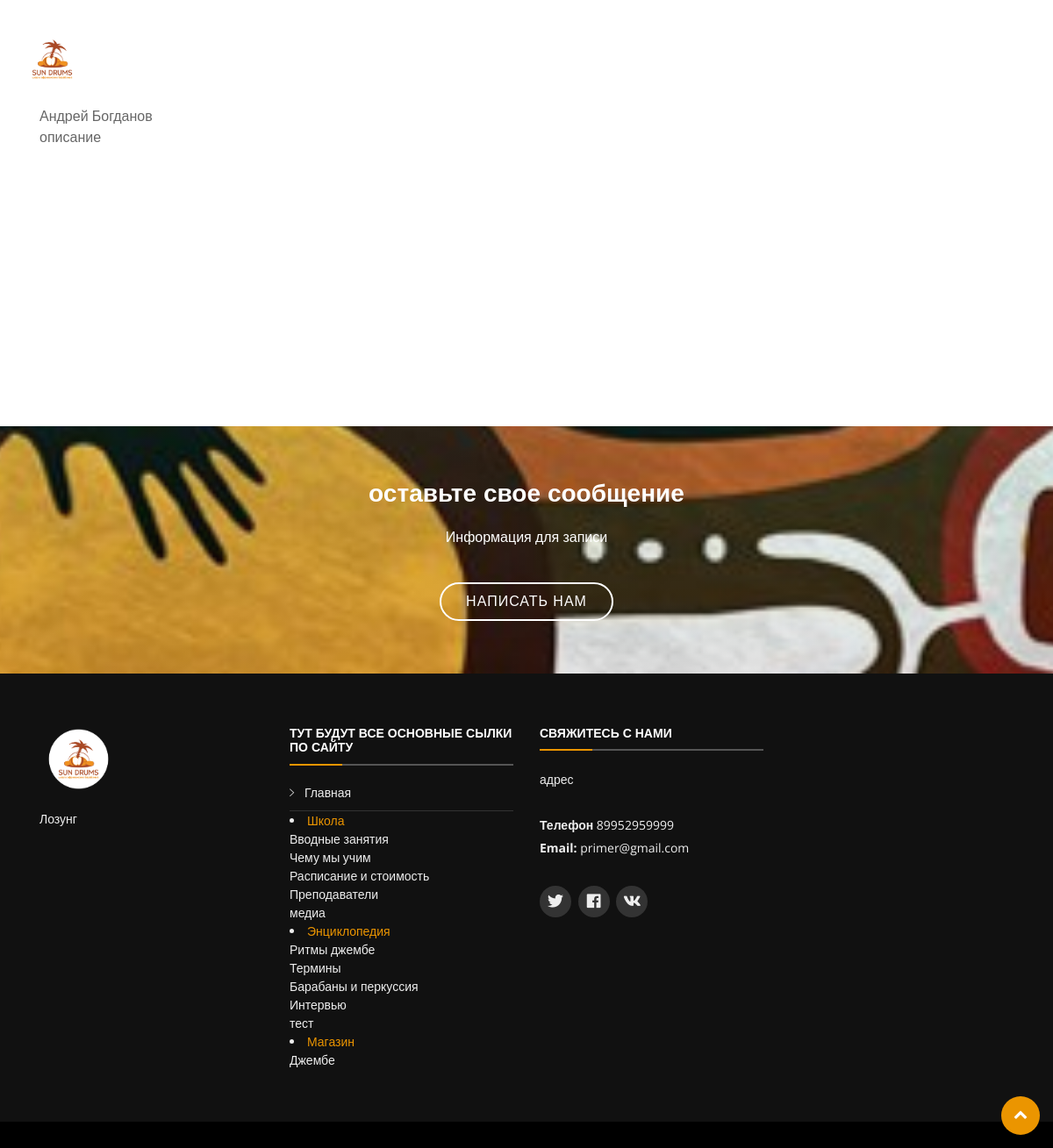
The page /tipe_kurs_page/1/ on the database its author committed.
### sundrums_admin/models.py (models this page shows, shortened)
class tipe_kurs(models.Model):
      name = models.CharField(      max_length = 64, blank=True,   null=True, default= ' ', verbose_name= 'имя курса ' )
      info_kurs = HTMLField(        blank=True,   null=True, default= ' ', verbose_name= ' описание' )
      image = models.ImageField(      blank=True,    upload_to='static/media/kurs_images/', help_text = 'фото преподователя',   verbose_name=  'фото преподавателя' )
      teacher_kurs = models.ForeignKey(teacher, on_delete=models.SET_NULL, related_name = 'kurs',   null=True,         verbose_name= ' преподаватель' )
      password = models.CharField(      max_length = 64, blank=True,   null=True, default= '0', verbose_name= 'пароль для открытия статии (если оставить 0 то пароль запрашиваться не будет)) ' )
      is_active = models.BooleanField(              default='True', verbose_name= 'Курс активен?' )
      class Meta:
        verbose_name = 'Курс'
        verbose_name_plural = 'Курсы'

class teacher(models.Model):
      name = models.CharField(      max_length = 64, blank=True,   null=True, default= ' ', verbose_name= 'ФИО ' )
      image = models.ImageField(      blank=True,    upload_to='static/media/post_images/', help_text = 'фото преподователя',   verbose_name=  'фото преподавателя' )
      tel = models.CharField(      max_length = 64, blank=True,   null=True, default= ' ', verbose_name= 'Номер телефона ' )
      email = models.CharField(      max_length = 64, blank=True,   null=True, default= ' ', verbose_name= 'адрес почты ' )
      info = models.CharField(      max_length = 64, blank=True,   null=True, default= ' ', verbose_name= 'информация об учителе ' )
      is_active = models.BooleanField(              default='True', verbose_name= 'Учитель работает ' )
      class Meta:
        verbose_name = 'Учитель'
        verbose_name_plural = 'Учителя'

class Post_categories(models.Model):
      name = models.CharField(      max_length = 64, blank=True,   null=True, default= ' ', verbose_name= 'имя категории в навигации ' )
      description = HTMLField(        blank=False,   null=True, default= ' ', verbose_name= 'описание категории сюда можно поместить целую статью в html ' )
      image = models.ImageField(      blank=True,    upload_to='static/media/categories_images/', help_text = 'загрузите сюда изображение для категории это будет в плитках навигации',   verbose_name= ' главное изображение для категории' )
      is_active = models.BooleanField(              default='True', verbose_name= 'Включить категорию на сайт? ' )
      class Meta:
        verbose_name = 'Категория'
        verbose_name_plural = 'Категории'

class Posts(models.Model):
      name = models.CharField(      max_length = 255, blank=True,   null=True, default= ' ', verbose_name= 'имя статьи кратко это будет в меню навигации' )
      image = models.ImageField(      blank=True,    upload_to='static/media/post_images/', help_text = 'загрузите сюда изображение для категории это будет в плитках навигации',   verbose_name= ' главное изображение для отдельных статей' )
      description = HTMLField(      blank=True,   null=True, default= ' ', verbose_name= ' все описание статьи можно вставлять код html целиком' )
      categories = models.ForeignKey(Post_categories, on_delete=models.SET_NULL, related_name = 'post' ,  blank=True,   null=True, default= ' ', verbose_name= ' ' )
      is_active = models.BooleanField(              default='True', verbose_name= ' выложить статью на сайт ' )
      class Meta:
        verbose_name = 'Статья'
        verbose_name_plural = 'Статьи'

class helful_information(models.Model):
      name = models.CharField(      max_length = 64, blank=True,   null=True, default= ' ', verbose_name= 'название' )
      description = HTMLField(        blank=True,   null=True, default= ' ', verbose_name= 'описание полное если нужно ' )
      english_name = models.CharField(      max_length = 64, blank=True,   null=True, default= ' ', verbose_name= 'английское название для фильтра ' )
      is_active = models.BooleanField(              default='True', verbose_name= 'вкл? ' )
      name_rus = models.CharField(      max_length = 64, blank=True,   null=True, default= ' ', verbose_name= 'имя на русском без html иногда нужно ' )
      class Meta:
        verbose_name = 'полезная инф.'
        verbose_name_plural = 'полезная инф.'

class socbutton(models.Model):
      name = models.CharField(max_length = 64, blank=True,   null=True, default='None', verbose_name= ' название' )
      link = models.CharField(max_length = 64, blank=True,   null=True, default='None', verbose_name= 'ссылка' )
      icon = models.CharField(max_length = 64, blank=True,   null=True, default='None', verbose_name= 'иконка с fontawesome.com ' )
      is_active = models.BooleanField(              default='True', verbose_name= 'вкл? ' )
      class Meta:
        verbose_name = 'соцкнопка'
        verbose_name_plural = 'соцкнопки'

### sundrums_admin/views.py (the view)
# urls.py: url(r'^tipe_kurs_page/(?P<kurs_id>\w+)/', views.tipe_kurs_page, name='tipe_kurs_page'),
def tipe_kurs_page(request, kurs_id ):
    boss_say = helful_information.objects.get(english_name = 'boss_say')
    adres = helful_information.objects.get(english_name = 'adres')
    telefon = helful_information.objects.get(english_name = 'telefon')
    email = helful_information.objects.get(english_name = 'email')
    teachers = teacher.objects.filter(is_active=True)
    topics = topic.objects.filter(is_active=True)
    Post_categoriess = Post_categories.objects.filter(is_active=True)
    sliders = slider.objects.filter(is_active=True)
    reviewss = reviews.objects.filter(is_active=True)
    socbuttons = socbutton.objects.filter(is_active=True)
    tipe_kurs_one=tipe_kurs.objects.get(id =kurs_id)
    password_from_bd_for_kurs = int(tipe_kurs_one.password) * 3
    print(password_from_bd_for_kurs)
    return render(request, 'tipe_kurs_page.html', locals())

### templates/tipe_kurs_page.html (shortened to what this page needs)
{%extends "index.html"%}
{%load static%}
{% block content %}
{%include "header.html"%}
  <main id="main">
<br /><br /><br /><br /><br />
<div class="posts_and_video del">
<section style="" id="call-to-action2" class="wow fadeIn ">
<div  class="container">
<div class="row">
<div class="col-sm-3 col-sm-12">
{{tipe_kurs_one.teacher_kurs.name}}
{{tipe_kurs_one.info_kurs|safe}}</div>
</div>
</div>
</section>
</div>
<br /><br /><br /><br /><br /><br />
 <br /><br /><br /><br /><br /><br />
{%include "write_us_wiget.html"%}
  </main>
{%include "footer.html"%}
{% endblock %}

### templates/index.html (shortened to what this page needs)
{%extends "base.html"%}
{%load static%}

### templates/base.html (shortened to what this page needs)
{% load staticfiles%}
<!DOCTYPE html>
<html lang="en">
<head>
 <link rel="stylesheet" href="https://use.fontawesome.com/releases/v5.2.0/css/all.css">
  <link href="{% static 'lib/bootstrap/css/bootstrap.min.css'%}" rel="stylesheet">
  <link  href="{% static 'lib/font-awesome/css/font-awesome.min.css'%}" rel="stylesheet">
  <link  href="{% static 'lib/animate/animate.min.css'%}" rel="stylesheet">
  <link  href="{% static 'lib/ionicons/css/ionicons.min.css'%}" rel="stylesheet">
  <link  href="{% static 'lib/owlcarousel/assets/owl.carousel.min.css'%}" rel="stylesheet">
  <link  href="{% static 'lib/lightbox/css/lightbox.min.css'%}" rel="stylesheet">
  <link href="{% static 'css/style.css'%}" rel="stylesheet">
</head>
<body>
{% block content %}
{% endblock %}
  <a href="#" class="back-to-top"><i class="fa fa-chevron-up"></i></a>
</body>
</html>

### templates/header.html (shortened to what this page needs)
{%load static%}
  <header id="header">
    <div class="container-fluid">
      <div id="" class="pull-left">
        <h1><a href="/" class="scrollto">
            <img height="75px" src="{% static 'img/header2.png'%}"></a></h1>
      </div>
      <nav id="nav-menu-container">
        <ul class="nav-menu">
          <li class=""><a href="/">Главная</a></li>
          {% for Post_categoriesmass in Post_categoriess %}
            <li class="menu-has-children"><a href="{% url 'one_post' Post_categoriesmass.id %}">{{Post_categoriesmass.name}}</a>
           {%endfor %}
          </li>
        </ul>
      </nav>
    </div>
  </header>

### templates/write_us_wiget.html
{% block content %}
{%load static%}
    <section style="" id="call-to-action" class="wow fadeIn">
      <div class="container text-center">
        <h3>оставьте свое сообщение </h3>
        <p>Информация для записи </p>
        <a class="cta-btn" href="{%url 'contact_p'%}">НАписать нам</a>
      </div>
    </section>
{% endblock %}

### templates/footer.html (shortened to what this page needs)
{%load static%}
  <footer id="footer">
    <div class="footer-top">
      <div class="container">
        <div class="row">
          <div class="col-lg-3 col-md-6 footer">
            <h3><img height="75px" src="{% static 'img/header2.png'%}"></h3>
            <p> Лозунг </p>
          </div>
          <div class="col-lg-3 col-md-6 footer-links">
            <h4>Тут будут все основные сылки по сайту</h4>
            <ul>
              <li><i class="ion-ios-arrow-right"></i> <a href="/">Главная</a></li>
            </ul>
            {% for Post_categoriesmass in Post_categoriess %}
            <li class="menu-has-children"><a href="{% url 'one_post' Post_categoriesmass.id %}">{{Post_categoriesmass.name}}</a>
             <ul>
              {% for post in Post_categoriesmass.post.all%}
              <a href="{% url  'one_post_simple' post.id %}">{{post.name}}</a><br />
              {%endfor%}
            </ul>
           {%endfor %}
          </div>
          <div class="col-lg-3 col-md-6 footer-contact">
            <h4>свяжитесь с нами</h4>
            <p>
              {{adres.name_rus}} <br>
               <br>
              <strong>Телефон</strong> {{telefon.name_rus}}<br>
              <strong>Email:</strong> {{email.name_rus}}<br>
            </p>
            <div class="social-links">
{% for socbuttonmass in socbuttons %}
<a href="{{socbuttonmass.link}}" >{{socbuttonmass.icon|safe}}</a>
{%endfor %}
            </div>
          </div>
        </div>
      </div>
    </div>
  </footer>

### static/css/style.css (style rules this page uses)
body { background: #fff; color: #666666; font-family: "Open Sans", sans-serif; }
a { color: #EB9500; transition: 0.5s; }
p { padding: 0; margin: 0 0 30px 0; }
h1, h2, h3, h4, h5, h6 { font-family: "Montserrat", sans-serif; font-weight: 400; margin: 0 0 20px 0; padding: 0; }
.back-to-top { position: fixed; display: none; background: #EB9500; color: #fff; display: inline-block; width: 44px; height: 44px; text-align: center; line-height: 1; font-size: 16px; border-radius: 50%; right: 15px; bottom: 15px; transition: background 0.5s; z-index: 11; }
.back-to-top i { padding-top: 12px; color: #fff; }
#header { padding: 30px 0; height: 92px; position: fixed; left: 0; top: 0; right: 0; transition: all 0.5s; z-index: 997; }
.nav-menu, .nav-menu * { margin: 0; padding: 0; list-style: none; }
.nav-menu li { position: relative; white-space: nowrap; }
.nav-menu > li { float: left; }
.sf-arrows .sf-with-ul { padding-right: 30px; }
.sf-arrows .sf-with-ul:after { content: "\f107"; position: absolute; right: 15px; font-family: FontAwesome; font-style: normal; font-weight: normal; }
#nav-menu-container { float: right; margin: 0; }
@media (min-width: 1024px) { #nav-menu-container { padding-right: 60px; } }
.nav-menu a { padding: 0 8px 10px 8px; text-decoration: none; display: inline-block; color: #fff; font-family: "Montserrat", sans-serif; font-weight: 700; font-size: 13px; text-transform: uppercase; outline: none; }
.nav-menu > li { margin-left: 10px; }
#mobile-nav { position: fixed; top: 0; padding-top: 18px; bottom: 0; z-index: 998; background: rgba(0, 0, 0, 0.8); left: -260px; width: 260px; overflow-y: auto; transition: 0.4s; }
#mobile-nav ul { padding: 0; margin: 0; list-style: none; }
#mobile-nav ul li { position: relative; }
#mobile-nav ul li a { color: #fff; font-size: 13px; text-transform: uppercase; overflow: hidden; padding: 10px 22px 10px 15px; position: relative; text-decoration: none; width: 100%; display: block; outline: none; font-weight: 700; font-family: "Montserrat", sans-serif; }
#call-to-action { background: linear-gradient(rgba(0, 142, 99, 0.1), rgba(0, 0, 0, 0.1)), url(../img/header.jpg) fixed center center; background-size: cover; padding: 60px 0; }
#call-to-action h3 { color: #fff; font-size: 28px; font-weight: 700; }
#call-to-action p { color: #fff; }
#call-to-action .cta-btn { font-family: "Montserrat", sans-serif; text-transform: uppercase; font-weight: 500; font-size: 16px; letter-spacing: 1px; display: inline-block; padding: 8px 28px; border-radius: 25px; transition: 0.5s; margin-top: 10px; border: 2px solid #fff; color: #fff; }
#footer { background: #000; padding: 0 0 30px 0; color: #eee; font-size: 14px; }
#footer .footer-top { background: #111; padding: 60px 0 30px 0; }
#footer .footer-top .social-links a { font-size: 18px; display: inline-block; background: #333; color: #eee; line-height: 1; padding: 8px 0; margin-right: 4px; border-radius: 50%; text-align: center; width: 36px; height: 36px; transition: 0.3s; }
#footer .footer-top h4 { font-size: 14px; font-weight: bold; color: #fff; text-transform: uppercase; position: relative; padding-bottom: 12px; }
#footer .footer-top h4::before, #footer .footer-top h4::after { content: ''; position: absolute; left: 0; bottom: 0; height: 2px; }
#footer .footer-top h4::before { right: 0; background: #555; }
#footer .footer-top h4::after { background: #EB9500; width: 60px; }
#footer .footer-top .footer-links { margin-bottom: 30px; }
#footer .footer-top .footer-links ul { list-style: none; padding: 0; margin: 0; }
#footer .footer-top .footer-links ul i { padding-right: 8px; color: #ddd; }
#footer .footer-top .footer-links ul li { border-bottom: 1px solid #333; padding: 10px 0; }
#footer .footer-top .footer-links ul li:first-child { padding-top: 0; }
#footer .footer-top .footer-links ul a { color: #eee; }
#footer .footer-top .footer-contact { margin-bottom: 30px; }
#footer .footer-top .footer-contact p { line-height: 26px; }

### rows shown on the page
tipe_kurs: teacher_kurs.name "Андрей Богданов", info_kurs "описание"
Post_categories: name "Школа"
Posts: name "Вводные занятия"
Posts: name "Чему мы учим"
Posts: name "Расписание и стоимость"
Posts: name "Преподаватели"
Posts: name "медиа"
Post_categories: name "Энциклопедия"
Posts: name "Ритмы джембе"
Posts: name "Термины"
Posts: name "Барабаны и перкуссия"
Posts: name "Интервью"
Posts: name "тест"
Post_categories: name "Магазин"
Posts: name "Джембе"
helful_information: name_rus "адрес"
helful_information: name_rus "89952959999"
helful_information: name_rus "primer@gmail.com"
